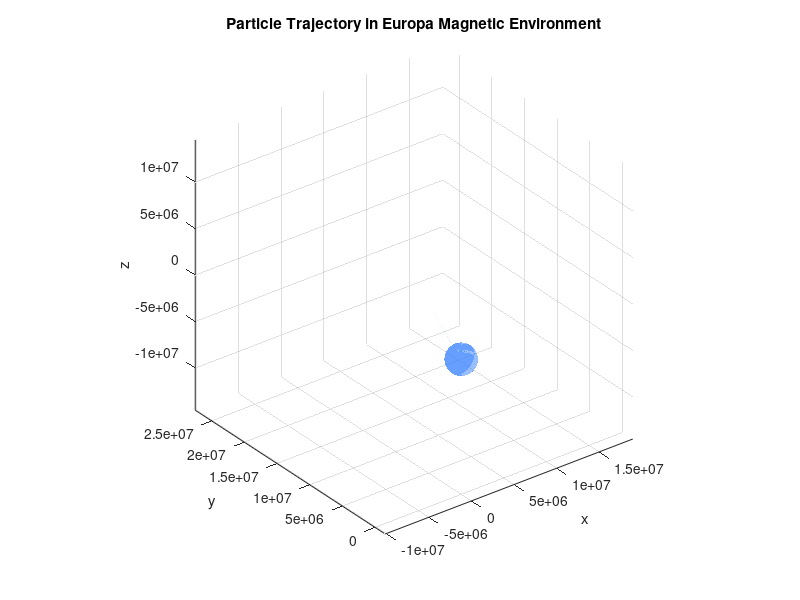
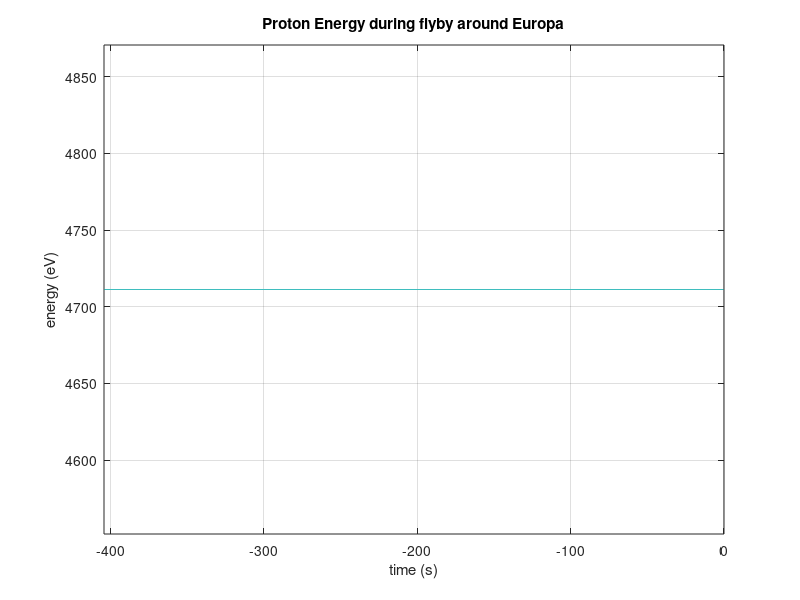

Recreate these plots in MATLAB, in order.
% constants

q = 1.602e-19;              % charge of proton (C)
m = 1.67262192e-27;         % mass of proton (kg)

omega = 2*pi/(11.23*3600);  % Synodic frequency in rad/s

% simulation parameters
numsteps = 100000;                      % Number of time steps
period = 2 * pi / (100 * omega);        % modelling 1/100 of a synodic period
time = linspace(0, period, numsteps);
timestep = -period / numsteps;

B0_vec = [75 * 10 ^-9; 200 * 10 ^-9; 0];  % 75 nT azimuthal, 200 nT radial, using Zimmer coords
% (-350 nT constant added to North-South, represented by z, in upcoming loop)
B_prim = real(B0_vec .* exp(1i * omega * time));
B_prim(3,:) = -350 * 10^-19;

A = 1;
phi = 0;

mu0 = 4*pi*1e-7;  % vacuum permeability
R_E = 1560e3;     % Europa radius in meters

% induced dipole moment magnitude
M0 = -(4*pi/mu0) * A * exp(1i*phi) * B_prim .* (R_E^3)/2;
M_real = real(M0);


% define function to compute secondary magnetic field at a point
r_hat = @(r) r / norm(r);
B_sec = @(r, M) (mu0/(4*pi)) * (3*dot(r_hat(r), M)*r_hat(r) - M) / norm(r)^3;

E = [0; 0; 0]; % not using E-field yet, left here for boris method computation

r = zeros(3, numsteps);     % position (m)
v = zeros(3, numsteps);     % velocity (m/s)

r(:,1) = [R_E; 0; 0];  % final position
v(:,1) = [950000; 0; 0];   % final velocity

for n = 1:numsteps-1

    % adding constant z-dir B field at end of B expression here
    B = B_sec(r(:,n), M_real(:,n)) + B_prim(:,n); 

    t = (q * B / m) * (0.5 * timestep);
    s = 2 * t / (1 + dot(t, t));

    v_minus = v(:,n) + 0.5 .* q ./ m .* timestep * E;
    
    % rotation
    v_prime = v_minus + cross(v_minus, t);
    v_plus  = v_minus + cross(v_prime, s);

    v_plus = v_plus + 0.5 * (q/m) * E * timestep;
    
    % advance position using v_plus (same as v at half-step)
    r(:,n+1) = r(:,n) + v_plus * timestep;
    
    % store updated velocity
    v(:,n+1) = v_plus;
end

% plotting
figure;
plot3(r(1, :), r(2, :), r(3, :))
hold on
xlabel('x'); ylabel('y'); zlabel('z')
title('Particle Trajectory in Europa Magnetic Environment')

% adding Europa sphere
[xs, ys, zs] = sphere(50);  % higher resolution sphere
surf(R_E * xs, R_E * ys, R_E * zs, ...
    'FaceColor', [0.2 0.5 1], ...     % easy-ish to see blue
    'EdgeColor', 'none', ...
    'FaceAlpha', 0.5);               % semi-transparent

% set view and axis
axis equal
grid on
view(3)
hold off

energies = .5 .* m .* vecnorm(v).^2 * 6.242 * 10 ^ 18;
times = linspace(0, timestep * numsteps, numsteps);

figure;
plot(times, energies);
xlabel('time (s)');
ylabel('energy (eV)');
title('Proton Energy during flyby around Europa');
axis equal;
grid on;